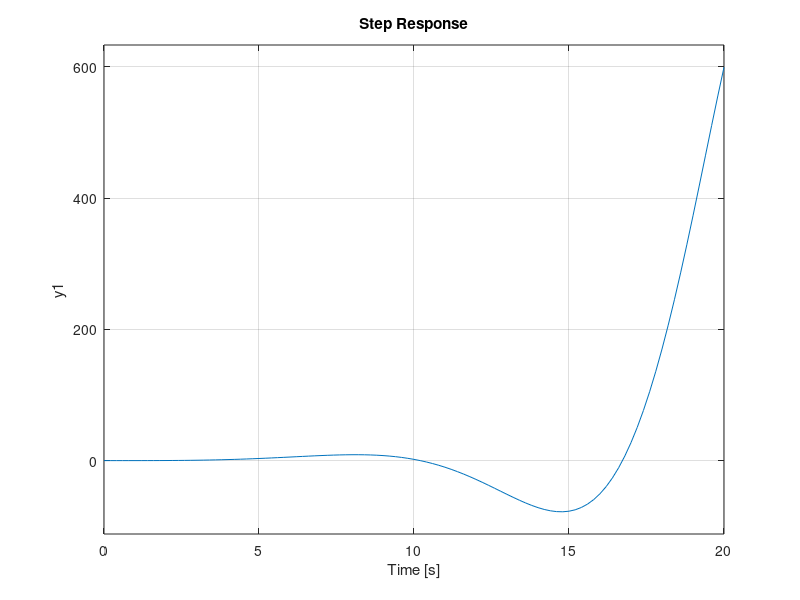
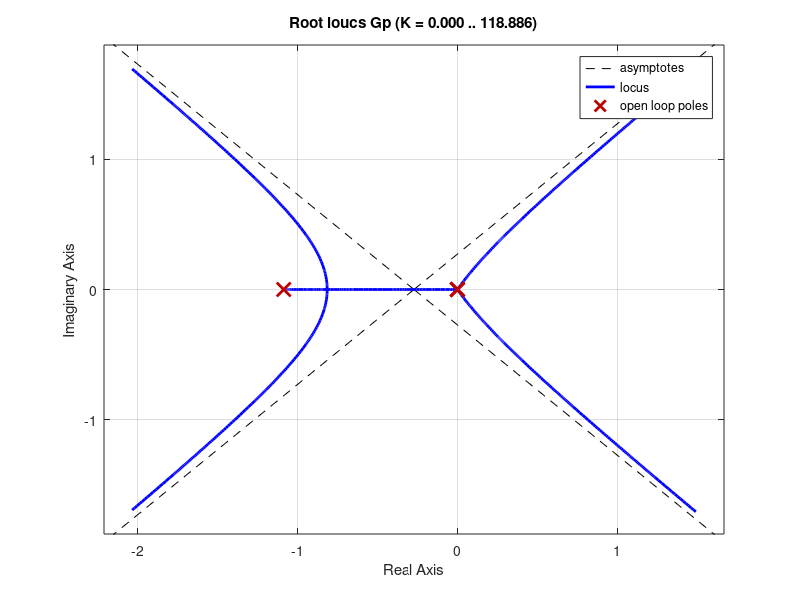

The MATLAB source for these figures, in order:
clc; clear all; close all;
m = 1; g = 10; d = 0.05; L = 1;
s=tf('s');
theta_v = 0.0274/(0.003228*s^2 + 0.003508*s);
r_theta = (m*g*d)/(1.4*L*s^2);
Gp = 0.1*theta_v*r_theta;
step(feedback(Gp,1))
figure;
rlocus(Gp)